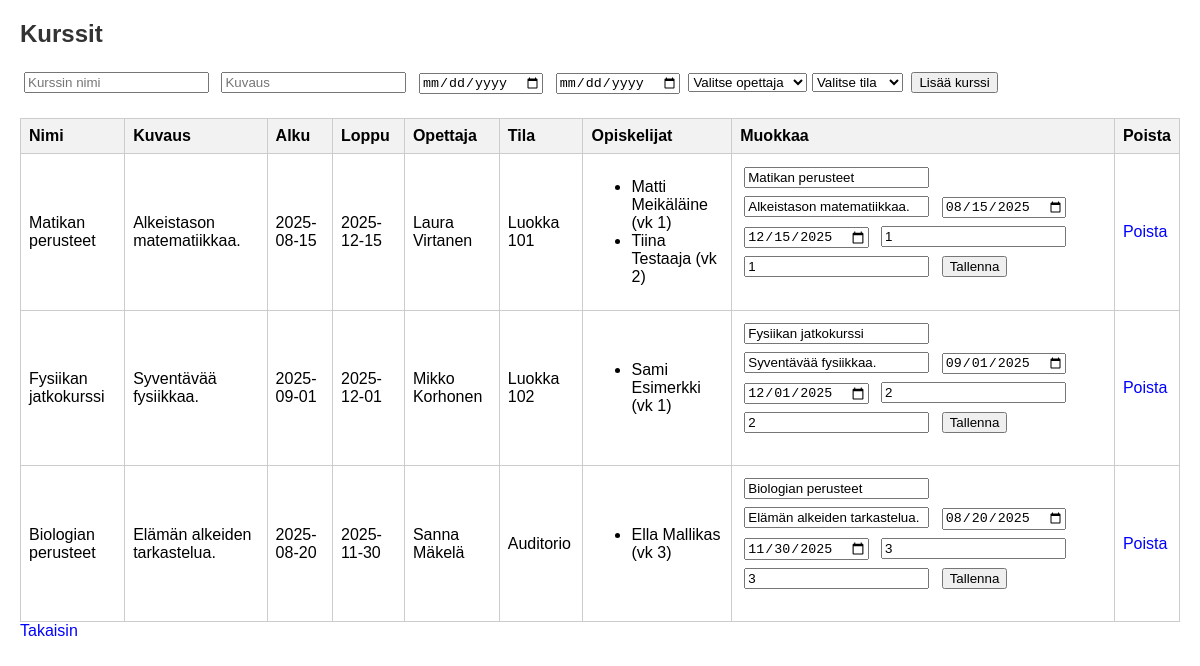
Screenshot of /kurssit.php with the database file from the repository.
### tables this page shows
CREATE TABLE `kurssit` (
  `tunnus` int(11) NOT NULL,
  `nimi` varchar(100) DEFAULT NULL,
  `kuvaus` text DEFAULT NULL,
  `alkupaiva` date DEFAULT NULL,
  `loppupaiva` date DEFAULT NULL,
  `opettaja_id` int(11) DEFAULT NULL,
  `tila_id` int(11) DEFAULT NULL
);

CREATE TABLE `opettajat` (
  `tunnus` int(11) NOT NULL,
  `etunimi` varchar(100) DEFAULT NULL,
  `sukunimi` varchar(100) DEFAULT NULL,
  `aine` varchar(100) DEFAULT NULL
);

CREATE TABLE `tilat` (
  `tunnus` int(11) NOT NULL,
  `nimi` varchar(100) DEFAULT NULL,
  `kapasiteetti` int(11) DEFAULT NULL
);

CREATE TABLE `opiskelijat` (
  `opiskelijanumero` int(11) NOT NULL,
  `etunimi` varchar(100) DEFAULT NULL,
  `sukunimi` varchar(100) DEFAULT NULL,
  `syntymapaiva` date DEFAULT NULL,
  `vuosikurssi` int(11) DEFAULT NULL CHECK (`vuosikurssi` between 1 and 3)
);

### kurssit.php (the view, shortened to what this page needs)
<?php
include 'db.php';
$kurssit = $yhteys->query("SELECT k.*, o.etunimi AS op_etunimi, o.sukunimi AS op_sukunimi, t.nimi AS tila_nimi
    FROM kurssit k
    LEFT JOIN opettajat o ON k.opettaja_id = o.tunnus
    LEFT JOIN tilat t ON k.tila_id = t.tunnus");
?>
<!DOCTYPE html>
<html>
<head>
    <link rel="stylesheet" href="styles.css">
</head>
<body>
<h2>Kurssit</h2>
<form method="post">
    <input type="text" name="nimi" placeholder="Kurssin nimi" required>
    <input type="text" name="kuvaus" placeholder="Kuvaus" required>
    <input type="date" name="alkupaiva" required>
    <input type="date" name="loppupaiva" required>
    <select name="opettaja_id" required>
        <option value="">Valitse opettaja</option>
    </select>
    <select name="tila_id" required>
        <option value="">Valitse tila</option>
    </select>
    <button type="submit" name="lisaa">Lisää kurssi</button>
</form>
<table>
<tr>
    <th>Nimi</th><th>Kuvaus</th><th>Alku</th><th>Loppu</th><th>Opettaja</th><th>Tila</th><th>Opiskelijat</th><th>Muokkaa</th><th>Poista</th>
</tr>
<?php while($k = $kurssit->fetch_assoc()): ?>
<tr>
<td><?= $k['nimi'] ?></td>
<td><?= $k['kuvaus'] ?></td>
<td><?= $k['alkupaiva'] ?></td>
<td><?= $k['loppupaiva'] ?></td>
<td><?= $k['op_etunimi'] ?> <?= $k['op_sukunimi'] ?></td>
<td><?= $k['tila_nimi'] ?></td>
<td>
    <ul>
    <?php
    $stmt = $yhteys->prepare("SELECT o.etunimi, o.sukunimi, o.vuosikurssi FROM kurssikirjautumiset kk
        JOIN opiskelijat o ON kk.opiskelija_id = o.opiskelijanumero
        WHERE kk.kurssi_id = ?");
    $stmt->bind_param("i", $k['tunnus']);
    $stmt->execute();
    $opiskelijat = $stmt->get_result();
    while ($o = $opiskelijat->fetch_assoc()):
    ?>
        <li><?= $o['etunimi'] ?> <?= $o['sukunimi'] ?> (vk <?= $o['vuosikurssi'] ?>)</li>
    <?php endwhile; ?>
    </ul>
</td>
<td>
    <form method="post">
        <input type="text" name="nimi" value="<?= $k['nimi'] ?>" required>
        <input type="text" name="kuvaus" value="<?= $k['kuvaus'] ?>" required>
        <input type="date" name="alkupaiva" value="<?= $k['alkupaiva'] ?>" required>
        <input type="date" name="loppupaiva" value="<?= $k['loppupaiva'] ?>" required>
        <input type="number" name="opettaja_id" value="<?= $k['opettaja_id'] ?>" required>
        <input type="number" name="tila_id" value="<?= $k['tila_id'] ?>" required>
        <button type="submit" name="paivita">Tallenna</button>
    </form>
</td>
<td><a href="?poista=<?= $k['tunnus'] ?>">Poista</a></td>
</tr>
<?php endwhile; ?>
</table>
<a href="index.php">Takaisin</a>
</body>
</html>

### styles.css (style rules this page uses)
body { font-family: Arial; margin: 20px; }
h2 { color: #333; }
table { border-collapse: collapse; width: 100%; }
th, td { border: 1px solid #ccc; padding: 8px; text-align: left; }
th { background-color: #f2f2f2; }
a { text-decoration: none; color: blue; }
form { margin-bottom: 20px; }
input, button { margin: 4px; }

### rows the page displays
kurssit: nimi "Matikan perusteet", kuvaus "Alkeistason matematiikkaa.", alkupaiva "2025-08-15", loppupaiva "2025-12-15", opettaja.etunimi "Laura", opettaja.sukunimi "Virtanen", tila.nimi "Luokka 101", alkupaiva "08/15/2025", loppupaiva "12/15/2025", opettaja_id "1", tila_id "1"
opiskelijat: etunimi "Matti", sukunimi "Meikäläine", vuosikurssi "1"
opiskelijat: etunimi "Tiina", sukunimi "Testaaja", vuosikurssi "2"
kurssit: nimi "Fysiikan jatkokurssi", kuvaus "Syventävää fysiikkaa.", alkupaiva "2025-09-01", loppupaiva "2025-12-01", opettaja.etunimi "Mikko", opettaja.sukunimi "Korhonen", tila.nimi "Luokka 102", alkupaiva "09/01/2025", loppupaiva "12/01/2025", opettaja_id "2", tila_id "2"
opiskelijat: etunimi "Sami", sukunimi "Esimerkki", vuosikurssi "1"
kurssit: nimi "Biologian perusteet", kuvaus "Elämän alkeiden tarkastelua.", alkupaiva "2025-08-20", loppupaiva "2025-11-30", opettaja.etunimi "Sanna", opettaja.sukunimi "Mäkelä", tila.nimi "Auditorio", alkupaiva "08/20/2025", loppupaiva "11/30/2025", opettaja_id "3", tila_id "3"
opiskelijat: etunimi "Ella", sukunimi "Mallikas", vuosikurssi "3"
